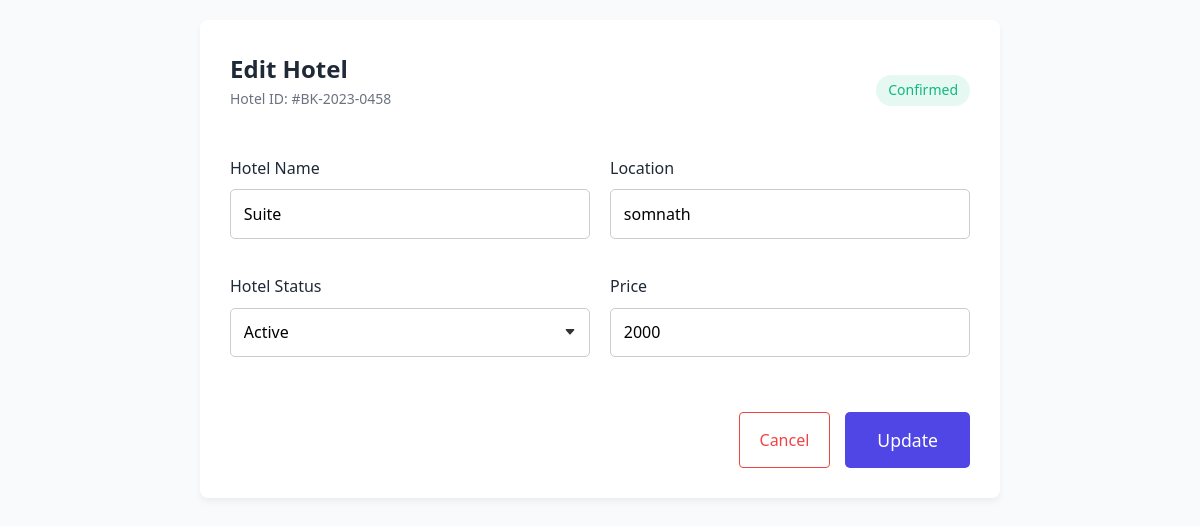
Screenshot of /edithotel/?h_id=3 with the database file from the repository.
### tour_and_travalling/models.py (models this page shows, shortened)
class hotel(models.Model):
  hotel_id=models.AutoField(primary_key=True,auto_created=True)
  hotel_name=models.CharField(max_length=40,null=True)
  hotel_loc=models.CharField(max_length=40,null=True)
  hotel_price=models.IntegerField(null=True)
  status=models.CharField(max_length=40,null=True)

### tour_and_travalling/views.py (the view, shortened to what this page needs)
# urls.py: path('edithotel/',edithotel,name="edithotel"),
def edithotel(request):
    h_id=request.GET.get('h_id')
    obj = hotel.objects.all().filter(hotel_id=h_id)
    return render(request,"tour_and_travalling/admin/edithotel.html",{'htl':obj})

### tour_and_travalling/templates/tour_and_travalling/admin/edithotel.html (shortened to what this page needs)
<!DOCTYPE html>
<html lang="en">
<head>
    <link rel="stylesheet" href="/static/styles.css">
</head>
<body>
    <div class="container">
        <div class="form-header">
            <div>
                <h1 class="form-title">Edit Hotel</h1>
                <div class="booking-id">Hotel ID: #BK-2023-0458</div>
            </div>
            <div class="status-badge status-confirmed">Confirmed</div>
        </div>
        <form id="bookingForm" class="booking-form" method="post">
             {%for h in htl%}
            <div class="form-group">
                <label for="customerName">Hotel Name</label>
                <input type="text" id="customerName" name="hotel_name" value={{h.hotel_name}} required>
            </div>
            <div class="form-group">
                <label for="customerPhone">Location</label>
                <input type="text" id="Location" name="hotel_loc" value={{h.hotel_loc}} required>
            </div>
            <div class="form-group">
                <label for="bookingStatus">Hotel Status</label>
                <select id="bookingStatus" name="status">
                    <option value="Active" selected>Active</option>
                </select>
            </div>
            <div class="form-group">
                <label for="rating">Price</label>
                <input type="number" name="hotel_price" value={{h.hotel_price}}>
            </div>
{%endfor%}
            <div class="button-group">
                <button type="button" class="btn-danger" id="cancelButton"><a href="/superadmin/"> Cancel</a></button>
               <button  class="btn-primary"> Update </button>
            </div>
        </form>
    </div>
</body>
</html>

### tour_and_travalling/static/styles.css (style rules this page uses)
* { margin: 0; padding: 0; box-sizing: border-box; }
body { font-family: 'Arial', sans-serif; line-height: 1.6; color: #333; }
a { text-decoration: none; color: inherit; }
.form-group { margin-bottom: 1rem; }
.form-group label { display: block; margin-bottom: 0.5rem; }
.form-group input { width: 100%; padding: 0.8rem; font-size: 1rem; border: 1px solid #ccc; border-radius: 5px; }
.booking-form { display: flex; flex-direction: column; gap: 1.5rem; }
.form-group { flex: 1; }
.booking-form label { display: block; margin-bottom: 0.5rem; font-weight: 500; }
.booking-form input[type="text"], .booking-form input[type="date"], .booking-form input[type="number"], .booking-form select, .booking-form textarea { width: 100%; padding: 0.8rem; font-size: 1rem; border: 1px solid #ccc; border-radius: 5px; background-color: #fff; }
.booking-form select { appearance: none; background-repeat: no-repeat; background-position: right 0.8rem center; padding-right: 2.5rem; }
.btn-primary { background-color: #3498db; color: #fff; padding: 1rem 2rem; font-size: 1.1rem; border: none; border-radius: 5px; cursor: pointer; transition: background-color 0.3s ease; }

### tour_and_travalling/templates/tour_and_travalling/admin/edithotel.html (style rules this page uses)
:root { --primary: #4f46e5; --primary-hover: #4338ca; --danger: #ef4444; --danger-hover: #dc2626; --success: #10b981; --text: #1f2937; --text-light: #6b7280; --background: #f9fafb; --border: #e5e7eb; --card: #ffffff; }
* { margin: 0; padding: 0; box-sizing: border-box; font-family: 'Segoe UI', Tahoma, Geneva, Verdana, sans-serif; }
body { background-color: var(--background); color: var(--text); line-height: 1.6; padding: 20px; }
.container { max-width: 800px; margin: 0 auto; background-color: var(--card); border-radius: 8px; box-shadow: 0 4px 6px rgba(0, 0, 0, 0.05); padding: 30px; }
h1 { font-size: 24px; margin-bottom: 20px; color: var(--text); border-bottom: 1px solid var(--border); padding-bottom: 15px; }
.booking-form { display: grid; grid-template-columns: 1fr 1fr; gap: 20px; }
.form-group { margin-bottom: 15px; }
label { display: block; margin-bottom: 5px; font-weight: 500; color: var(--text); }
input, select, textarea { width: 100%; padding: 10px 12px; border: 1px solid var(--border); border-radius: 4px; font-size: 16px; transition: border-color 0.3s, box-shadow 0.3s; }
.button-group { display: flex; justify-content: flex-end; gap: 15px; margin-top: 20px; grid-column: 1 / -1; }
button { padding: 10px 20px; border: none; border-radius: 4px; font-size: 16px; font-weight: 500; cursor: pointer; transition: background-color 0.3s, transform 0.1s; }
.btn-primary { background-color: var(--primary); color: white; }
.btn-danger { background-color: white; color: var(--danger); border: 1px solid var(--danger); }
.status-badge { display: inline-block; padding: 4px 12px; border-radius: 9999px; font-size: 14px; font-weight: 500; }
.status-confirmed { background-color: rgba(16, 185, 129, 0.1); color: var(--success); }
.booking-id { color: var(--text-light); font-size: 14px; margin-bottom: 20px; }
.form-header { display: flex; justify-content: space-between; align-items: center; margin-bottom: 25px; }
.form-title { margin-bottom: 0; border-bottom: none; padding-bottom: 0; }

### rows the page displays
hotel: hotel_name "Suite", hotel_loc "somnath", hotel_price "2000"
